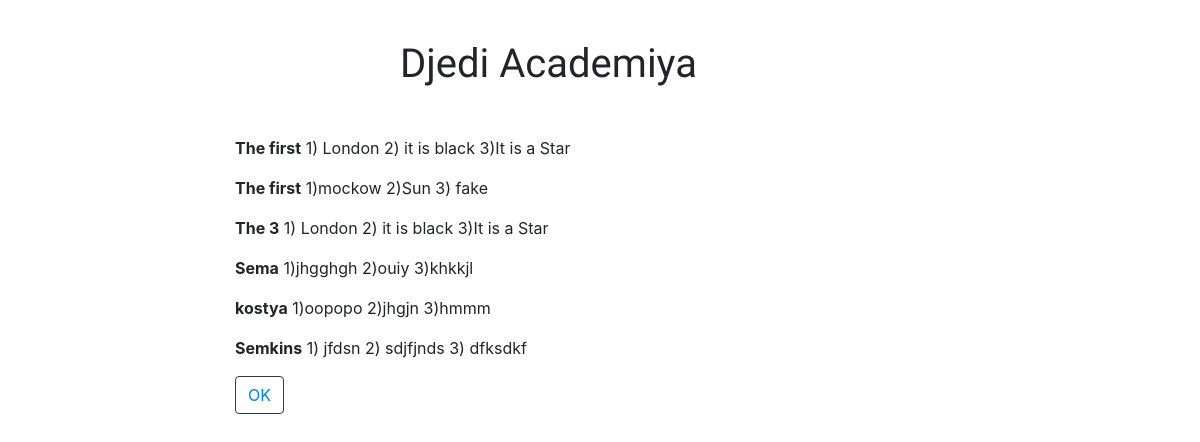
Screenshot of /master/candidates_on_planet/ with the database file from the repository.
### academiya/models.py (models this page shows, shortened)
class Answers(models.Model):
    value = models.CharField(max_length=150)
    candidate = models.OneToOneField(Candidate, on_delete=models.CASCADE, primary_key=True)

class Candidate(models.Model):
    name = models.CharField(max_length=150, db_index=True)
    planet = models.ForeignKey('Planet', max_length=50, db_index=True, on_delete=models.CASCADE)
    age = models.IntegerField()
    email = models.EmailField(max_length=50, unique=True)
    def __str__(self):
        return '{}'.format(self.name, self.planet, self.age, self.email)

### academiya/views.py (the view)
# urls.py: path('master/candidates_on_planet/', MasterCandidate, name='master_candidate_url')
def MasterCandidate(request):
    answer =  Answers.objects.select_related().all()
    candidates = Candidate.objects.select_related().values("planet")
    candidate = Candidate.objects.select_related().values("id")
    answers = Answers.objects.select_related().values("candidate")
    masters = Master.objects.select_related("planet").values("planet")
    for candidates in masters:
            return render(request,'academiya/candidate_on_planet.html',context={'answer': answer})
    return render(request, 'academiya/candidate_on_planet.html', context={'candidates': candidates, 'masters': masters})

### academiya/templates/academiya/candidate_on_planet.html (shortened to what this page needs)
{% extends 'academiya/masters_profile.html' %}
{% block content %}
     {% for answer in answer %}
        <p> <strong>{{ answer.candidate }}</strong> {{ answer.value }}
     {% endfor %}
     <p><button type="submit" name="button" class="btn btn-outline-dark"><a href="{% url 'home_page_url' %}">OK</button></a></p>
{% endblock %}

### academiya/templates/academiya/masters_profile.html (shortened to what this page needs)
{% extends 'base.html' %}
{% load static %}

### templates/base.html (shortened to what this page needs)
{% load static %}
<!DOCTYPE html>
<html lang="en" dir="ltr">
  <head>
    <link rel="stylesheet" href="https://stackpath.bootstrapcdn.com/bootstrap/4.3.1/css/bootstrap.min.css">
    <link rel="stylesheet" href="https://stackpath.bootstrapcdn.com/bootstrap/4.3.1/css/bootstrap.min.css">
    <link rel="stylesheet" href="{% static 'css/style.css' %}">
  </head>
  <body>
    <header class="Head">
    <h1>Djedi Academiya</h1>
  </header>
    <div class="container mt-5" >
        <div class="row">
            <div class="col-6 offset-md-2">
              {% block content %}
              {% endblock %}
            </div>
          </div>
        </div>
  </body>
</html>

### static/css/style.css (style rules this page uses)
.Head { padding-left: 400px; padding-top: 40px; font-family: 'Shojumaru', cursive; }

### rows the page displays
Answers: candidate "The first", value "1) London 2) it is black 3)It is a Star"
Answers: candidate "The first", value "1)mockow 2)Sun 3) fake"
Answers: candidate "The 3", value "1) London 2) it is black 3)It is a Star"
Answers: candidate "Sema", value "1)jhgghgh 2)ouiy 3)khkkjl"
Answers: candidate "kostya", value "1)oopopo 2)jhgjn 3)hmmm"
Answers: candidate "Semkins", value "1) jfdsn 2) sdjfjnds 3) dfksdkf"
